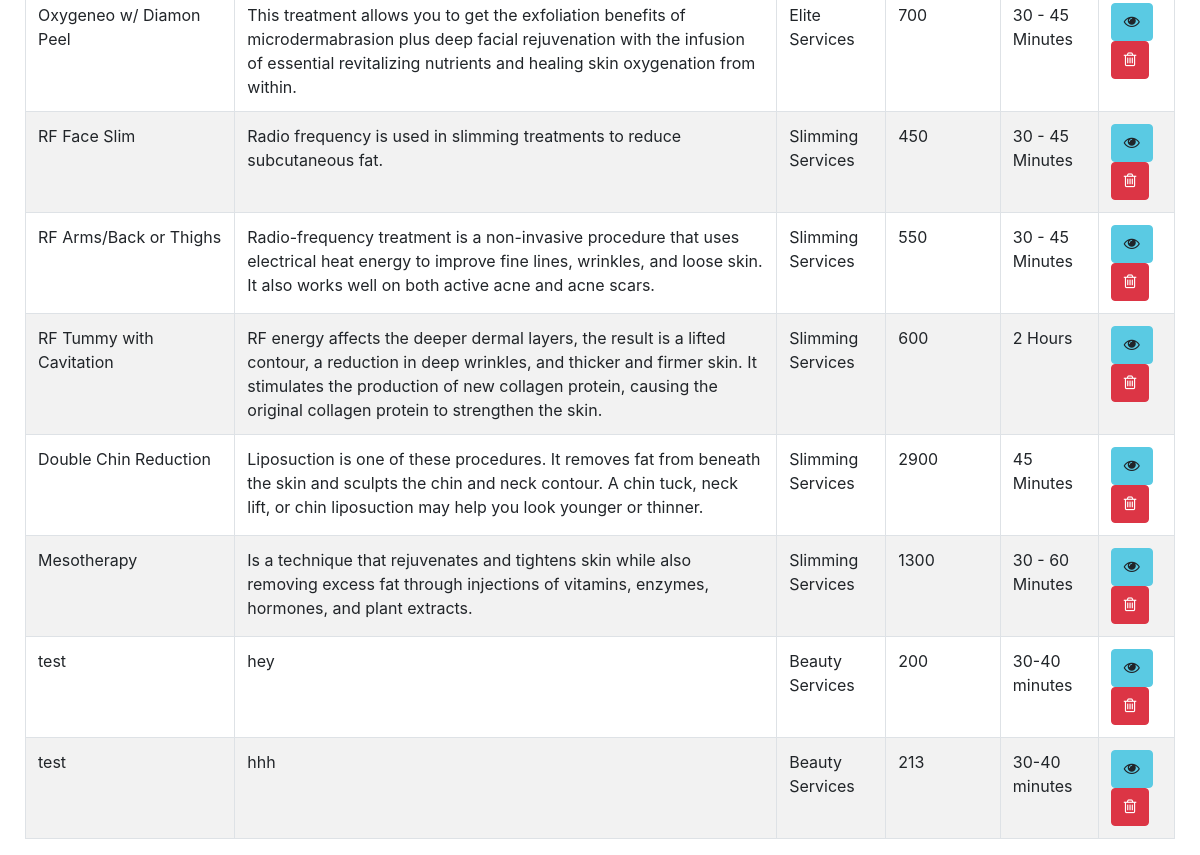
Page /tryservice-1.php (signed in, lower part) on the earlier database version.
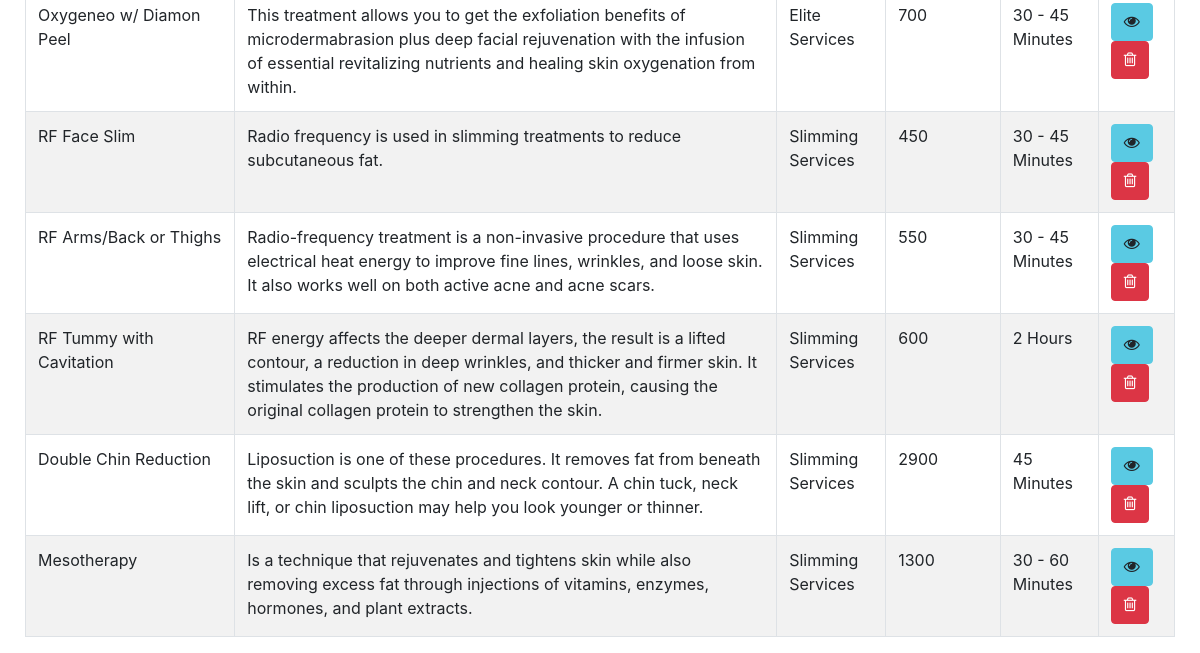
Same page on the later database version.
### tables this page shows
CREATE TABLE `servicetry` (
  `id` int(11) NOT NULL,
  `ServiceName` varchar(255) NOT NULL,
  `ServiceDescription` varchar(255) NOT NULL,
  `category` varchar(255) NOT NULL,
  `Cost` int(11) NOT NULL,
  `bookingtime` varchar(255) NOT NULL,
  `Image` varchar(255) NOT NULL
);

### tryservice-1.php (the view, shortened to what this page needs)
<?php
include('includes/dbconnection.php');
if (strlen($_SESSION['bpmsuid']==0)) {
  header('location:logout.php');
  } else{
 ?>
 <!DOCTYPE html>
 <html>
      <head>
            <link rel="stylesheet" href="assets/css/style-starter.css">
            <link rel="stylesheet" type="text/css" href="https://cdn.datatables.net/v/dt/dt-1.13.2/datatables.min.css"/>
           <link rel="stylesheet" href="https://cdn.datatables.net/1.10.12/css/dataTables.bootstrap.min.css" />
      </head>
      <body>
           <br /><br />
           <div class="container">
                <br />
                <div class="table-responsive">
                     <table id="employee_data" class="table table-striped table-bordered">
                          <?php
                          $query ="SELECT * FROM servicetry";
                          $result = mysqli_query($con, $query);
                          while($row = mysqli_fetch_array($result))
                          {?>
                               <tr>
                                    <td><?php  echo$row["ServiceName"];?></td>
                                    <td><?php  echo$row["ServiceDescription"];?></td>
                                    <td><?php  echo$row["category"];?></td>
                                    <td><?php  echo$row["Cost"];?></td>
                                    <td><?php  echo$row["bookingtime"];?></td>
                                    <td>
                      <a href="edit-services.php?editid=<?php echo $row['id'];?>" class="icon-btn btn btn-primary"><i class="fa fa-eye"></i></a>
                      <a href="manage-services.php?delid=<?php echo $row['id'];?>" class="icon-btn btn btn-danger" onClick="return confirm('Are you sure you want to delete?')"><i class="fa fa-trash-o"></i></a>
                      </td>
                               </tr>
                           <?php
                          }
                          ?>
                     </table>
                </div>
           </div>
      </body>
</html><?php } ?>

Differences in the rows shown:
removed servicetry: ServiceName "test", ServiceDescription "hey", category "Beauty Services", Cost "200", bookingtime "30-40 minutes"
removed servicetry: ServiceName "test", ServiceDescription "hhh", category "Beauty Services", Cost "213", bookingtime "30-40 minutes"
